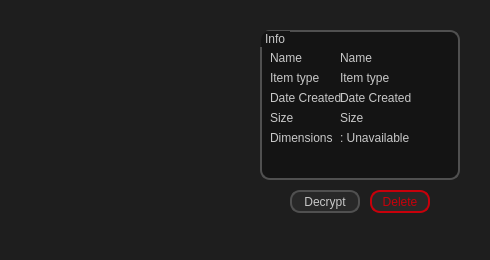
<?xml version="1.0" encoding="UTF-8"?>
<ui version="4.0">
 <class>MainWindow</class>
 <widget class="QMainWindow" name="MainWindow">
  <property name="windowModality">
   <enum>Qt::NonModal</enum>
  </property>
  <property name="enabled">
   <bool>true</bool>
  </property>
  <property name="geometry">
   <rect>
    <x>0</x>
    <y>0</y>
    <width>490</width>
    <height>260</height>
   </rect>
  </property>
  <property name="sizePolicy">
   <sizepolicy hsizetype="Fixed" vsizetype="Fixed">
    <horstretch>0</horstretch>
    <verstretch>0</verstretch>
   </sizepolicy>
  </property>
  <property name="minimumSize">
   <size>
    <width>490</width>
    <height>260</height>
   </size>
  </property>
  <property name="maximumSize">
   <size>
    <width>2000</width>
    <height>2000</height>
   </size>
  </property>
  <property name="cursor">
   <cursorShape>ArrowCursor</cursorShape>
  </property>
  <property name="contextMenuPolicy">
   <enum>Qt::DefaultContextMenu</enum>
  </property>
  <property name="windowTitle">
   <string>preview</string>
  </property>
  <property name="styleSheet">
   <string notr="true">QWidget {
background-color: rgb(30, 30, 30)

}
QLabel{
color: rgb(200, 200, 200);
background-color:rgba(0, 0, 0, 0)
}

QPushButton {
background-color:rgb(40, 40, 40);
color: rgb(200, 200, 200);
border: 2px solid rgb(80, 80, 80);
border-radius: 10px;
padding: 1px;
}
QPushButton:hover {
background-color:rgb(20, 115, 230);
color: rgb(200, 200, 200);
border: 1px solid rgb(20, 115, 230);
}
QPushButton:pressed {
background-color:rgb(18, 100, 200);
color: rgb(200, 200, 200);
border: 1px solid rgb(18, 100, 200);
}
QPushButton:disabled {
background-color:rgb(40, 40, 40);
color: rgb(100, 100, 100);
border: 2px solid rgb(50, 50, 50);
border-radius: 10px;
}

QLineEdit{
background-color:rgb(30, 30, 30);
color: rgb(200, 200, 200);
border: 2px solid rgb(20, 115, 230);
border-radius: 10px;
padding: 1px;
}

QProgressBar {
background-color:rgb(30, 30, 30);
border: 2px solid rgb(80, 80, 80);
border-radius: 6px;
color:rgb(200, 200, 200);
text-align: center;
}
QProgressBar::chunk {
background-color:rgb(20, 115, 230);
border: 2px solid rgb(20, 115, 230);
border-radius: 1px;
}

QGroupBox {
color: rgb(200, 200, 200);
background-color: rgb(20, 20, 20);
border: 2px solid rgb(80, 80, 80);
border-radius: 10px;
}</string>
  </property>
  <property name="toolButtonStyle">
   <enum>Qt::ToolButtonIconOnly</enum>
  </property>
  <property name="documentMode">
   <bool>false</bool>
  </property>
  <widget class="QWidget" name="preview_widget">
   <widget class="QPushButton" name="btn_decrypt">
    <property name="geometry">
     <rect>
      <x>290</x>
      <y>190</y>
      <width>70</width>
      <height>23</height>
     </rect>
    </property>
    <property name="styleSheet">
     <string notr="true"/>
    </property>
    <property name="text">
     <string>Decrypt</string>
    </property>
   </widget>
   <widget class="QPushButton" name="btn_delete">
    <property name="enabled">
     <bool>true</bool>
    </property>
    <property name="geometry">
     <rect>
      <x>370</x>
      <y>190</y>
      <width>60</width>
      <height>23</height>
     </rect>
    </property>
    <property name="styleSheet">
     <string notr="true">QPushButton {
background-color:rgb(40, 40, 40);
color: rgb(200, 0, 10);
border: 2px solid rgb(200, 0, 10);
border-radius: 10px;
padding: 1px;
}
QPushButton:hover {
background-color:rgb(190, 0, 10);
color: rgb(200, 200, 200);
border: 1px solid rgb(190, 0, 10);
}
QPushButton:pressed {
background-color:rgb(170, 0, 10);
color: rgb(200, 200, 200);
border: 1px solid rgb(170, 0, 10);
}</string>
    </property>
    <property name="text">
     <string>Delete</string>
    </property>
   </widget>
   <widget class="QGroupBox" name="infoBox">
    <property name="geometry">
     <rect>
      <x>260</x>
      <y>30</y>
      <width>200</width>
      <height>150</height>
     </rect>
    </property>
    <property name="styleSheet">
     <string notr="true"/>
    </property>
    <property name="title">
     <string> Info </string>
    </property>
    <property name="flat">
     <bool>true</bool>
    </property>
    <property name="checkable">
     <bool>false</bool>
    </property>
    <widget class="QLabel" name="lb_name">
     <property name="geometry">
      <rect>
       <x>10</x>
       <y>20</y>
       <width>71</width>
       <height>16</height>
      </rect>
     </property>
     <property name="text">
      <string>Name</string>
     </property>
    </widget>
    <widget class="QLabel" name="lb_date">
     <property name="geometry">
      <rect>
       <x>10</x>
       <y>60</y>
       <width>71</width>
       <height>16</height>
      </rect>
     </property>
     <property name="text">
      <string>Date Created</string>
     </property>
    </widget>
    <widget class="QLabel" name="lb_size">
     <property name="geometry">
      <rect>
       <x>10</x>
       <y>80</y>
       <width>71</width>
       <height>16</height>
      </rect>
     </property>
     <property name="text">
      <string>Size</string>
     </property>
    </widget>
    <widget class="QLabel" name="lb_type">
     <property name="geometry">
      <rect>
       <x>10</x>
       <y>40</y>
       <width>71</width>
       <height>16</height>
      </rect>
     </property>
     <property name="text">
      <string>Item type</string>
     </property>
    </widget>
    <widget class="QLabel" name="lb_dimensions">
     <property name="geometry">
      <rect>
       <x>10</x>
       <y>100</y>
       <width>71</width>
       <height>16</height>
      </rect>
     </property>
     <property name="text">
      <string>Dimensions</string>
     </property>
    </widget>
    <widget class="QLabel" name="lb_dimensions_2">
     <property name="geometry">
      <rect>
       <x>80</x>
       <y>100</y>
       <width>111</width>
       <height>16</height>
      </rect>
     </property>
     <property name="text">
      <string>: Unavailable</string>
     </property>
    </widget>
    <widget class="QLabel" name="lb_name_2">
     <property name="geometry">
      <rect>
       <x>80</x>
       <y>20</y>
       <width>111</width>
       <height>16</height>
      </rect>
     </property>
     <property name="text">
      <string>Name</string>
     </property>
    </widget>
    <widget class="QLabel" name="lb_date_2">
     <property name="geometry">
      <rect>
       <x>80</x>
       <y>60</y>
       <width>111</width>
       <height>16</height>
      </rect>
     </property>
     <property name="text">
      <string>Date Created</string>
     </property>
    </widget>
    <widget class="QLabel" name="lb_size_2">
     <property name="geometry">
      <rect>
       <x>80</x>
       <y>80</y>
       <width>111</width>
       <height>16</height>
      </rect>
     </property>
     <property name="text">
      <string>Size</string>
     </property>
    </widget>
    <widget class="QLabel" name="lb_type_2">
     <property name="geometry">
      <rect>
       <x>80</x>
       <y>40</y>
       <width>111</width>
       <height>16</height>
      </rect>
     </property>
     <property name="text">
      <string>Item type</string>
     </property>
    </widget>
   </widget>
   <widget class="QLabel" name="image_label">
    <property name="geometry">
     <rect>
      <x>30</x>
      <y>30</y>
      <width>200</width>
      <height>200</height>
     </rect>
    </property>
    <property name="styleSheet">
     <string notr="true"/>
    </property>
    <property name="frameShape">
     <enum>QFrame::NoFrame</enum>
    </property>
    <property name="frameShadow">
     <enum>QFrame::Plain</enum>
    </property>
    <property name="text">
     <string/>
    </property>
   </widget>
  </widget>
 </widget>
 <resources/>
 <connections/>
</ui>
